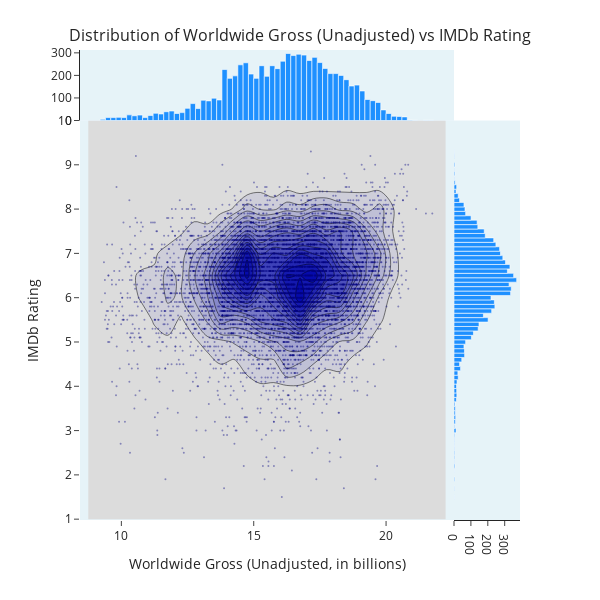

Notebook code for this chart:
### Code cell
import plotly.figure_factory as ff
import numpy as np

# 提取数据
x_data = merged_final2['logMovieboxofficerevenue_unadjusted']
y_data = merged_final2['averageRating']

# 创建 2D 密度图与边缘直方图
fig = ff.create_2d_density(
    x_data, y_data, colorscale="Blues",
    hist_color="#1E90FF",  # 边缘直方图颜色
    point_size=2,
)

# 设置图表布局和背景颜色
fig.update_layout(
    xaxis_title="Worldwide Gross (Unadjusted, in billions)",
    yaxis_title="IMDb Rating",
    title={
        'text': "Distribution of Worldwide Gross (Unadjusted) vs IMDb Rating",
        'y':0.95,
        'x':0.5,
        'xanchor': 'center',
        'yanchor': 'top',
        'font': {'size': 16}
    },
    template="simple_white",
    plot_bgcolor="rgba(173, 216, 230, 0.3)",  # 设置浅蓝色背景
    xaxis=dict(showline=False, showgrid=False, zeroline=False),  # 移除x轴的线
    yaxis=dict(showline=False, showgrid=False, zeroline=False),  # 移除y轴的线
    coloraxis_colorbar=dict(
        title="Density",
        titleside="right",
        thickness=15,
        len=0.5,
        ticks="outside",
    )
)

# 显示图表
fig.show()

### Figure 1 — Plotly figure (JSON) as saved in the notebook; plotly's stock layout.template omitted (floating-point values rounded to 4 significant figures; data arrays with more than 128 entries replaced by an {"elided": "..."} marker saying what was removed)
{"data": [{"marker": {"color": "rgb(0, 0, 128)", "opacity": 0.4, "size": 2}, "mode": "markers", "name": "points", "type": "scatter", "x": {"elided": "7440 float values"}, "y": {"elided": "7440 float values"}}, {"colorscale": [[0, "rgb(5, 10, 172)"], [1, "rgb(220, 220, 220)"]], "name": "density", "ncontours": 20, "reversescale": true, "showscale": false, "type": "histogram2dcontour", "x": {"elided": "7440 float values"}, "y": {"elided": "7440 float values"}}, {"marker": {"color": "rgb(30, 144, 255)"}, "name": "x density", "type": "histogram", "x": {"elided": "7440 float values"}, "yaxis": "y2"}, {"marker": {"color": "rgb(30, 144, 255)"}, "name": "y density", "type": "histogram", "xaxis": "x2", "y": {"elided": "7440 float values"}}], "layout": {"autosize": false, "bargap": 0, "coloraxis": {"colorbar": {"len": 0.5, "thickness": 15, "ticks": "outside", "title": {"side": "right", "text": "Density"}}}, "height": 600, "hovermode": "closest", "margin": {"t": 50}, "plot_bgcolor": "rgba(173, 216, 230, 0.3)", "showlegend": false, "title": {"font": {"size": 16}, "text": "Distribution of Worldwide Gross (Unadjusted) vs IMDb Rating", "x": 0.5, "xanchor": "center", "y": 0.95, "yanchor": "top"}, "width": 600, "xaxis": {"domain": [0, 0.85], "showgrid": false, "showline": false, "title": {"text": "Worldwide Gross (Unadjusted, in billions)"}, "zeroline": false}, "xaxis2": {"domain": [0.85, 1], "showgrid": false, "zeroline": false}, "yaxis": {"domain": [0, 0.85], "showgrid": false, "showline": false, "title": {"text": "IMDb Rating"}, "zeroline": false}, "yaxis2": {"domain": [0.85, 1], "showgrid": false, "zeroline": false}}}
